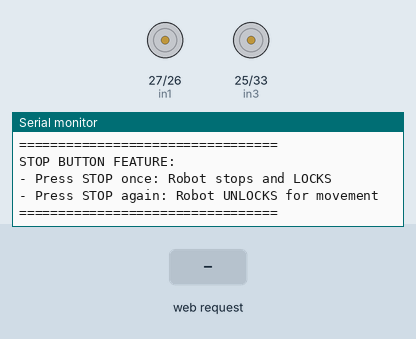
Simulated run of this sketch. Board: ESP32. On the bench: motor-driver pin pairs drawn as motors (green arrow = first pin HIGH = forward, orange = second pin HIGH = backward, longer = more drive, scaled by the enable pin), the last lines printed to the serial monitor. The test bench sets the inputs (shaded band).

Above: at 1.2 s.
1.3 s: HTTP request GET /command?cmd=f received
At 2.5 s:
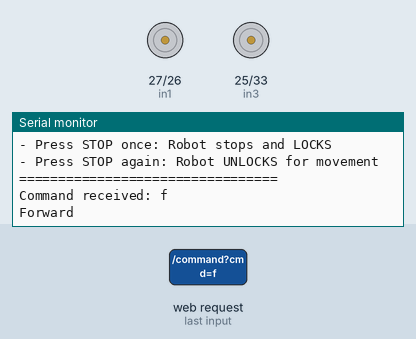
2.8 s: HTTP request GET /command?cmd=b received
At 3.9 s:
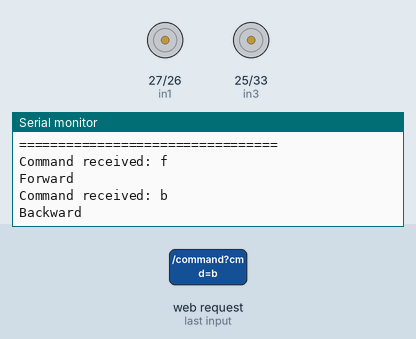
4.3 s: HTTP request GET /command?cmd=l received
At 5.0 s:
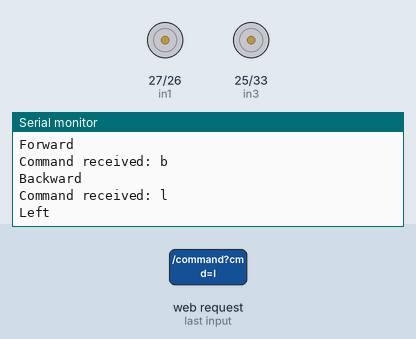
5.8 s: HTTP request GET /command?cmd=r received
At 6.1 s:
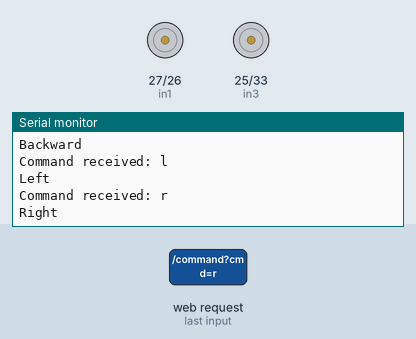

The sketch:

FREEbot_V1.ino
```cpp
#include <WiFi.h>
#include <WebServer.h>
#include <AsyncUDP.h>
#include <Arduino.h>
#include "DataParser.h"

// Change to Access Point mode instead of connecting to existing WiFi
const char* ssid = "RobotCarWifi";      // This will be the network name
const char* password = "12345678";   // Password for the network

DataParser dataParser;

const int udpPort = 12345;

// Motor pins
int in1 = 27;
int in2 = 26;
int ena = 14;
int in3 = 25;
int in4 = 33;
int enb = 32;

int Speed = 150;
int Right_speed = 0;
int Left_speed = 0;

// Flag to track if robot is stopped/locked
bool isStopped = false;

AsyncUDP udp;
WebServer server(80);

// Web page HTML with toggle stop functionality
const char index_html[] PROGMEM = R"rawliteral(
<!DOCTYPE html>
<html lang="en">
<head>
    <meta charset="UTF-8">
    <meta name="viewport" content="width=device-width, initial-scale=1.0, user-scalable=no">
    <title>Robot Car Controller</title>
    <style>
        * {
            margin: 0;
            padding: 0;
            box-sizing: border-box;
            user-select: none;
        }

        body {
            font-family: Arial, sans-serif;
            background: linear-gradient(135deg, #667eea 0%, #764ba2 100%);
            min-height: 100vh;
            display: flex;
            justify-content: center;
            align-items: center;
            padding: 20px;
        }

        .container {
            background: white;
            border-radius: 20px;
            padding: 20px;
            box-shadow: 0 20px 60px rgba(0,0,0,0.3);
            max-width: 500px;
            width: 100%;
        }

        h1 {
            text-align: center;
            color: #333;
            margin-bottom: 10px;
            font-size: 24px;
        }

        .status {
            text-align: center;
            padding: 10px;
            margin: 10px 0;
            border-radius: 10px;
            font-weight: bold;
            transition: all 0.3s;
        }

        .status.active {
            background: #d4edda;
            color: #155724;
        }

        .status.stopped {
            background: #f8d7da;
            color: #721c24;
        }

        .ip-info {
            background: #e3f2fd;
            padding: 10px;
            border-radius: 8px;
            margin: 10px 0;
            text-align: center;
            font-size: 14px;
            word-break: break-all;
        }

        .control-panel {
            margin: 20px 0;
        }

        .dpad {
            display: flex;
            flex-direction: column;
            align-items: center;
            gap: 15px;
            margin: 20px 0;
        }

        .dpad-row {
            display: flex;
            gap: 15px;
            justify-content: center;
        }

        .control-btn {
            width: 80px;
            height: 80px;
            border-radius: 50%;
            border: none;
            background: #667eea;
            color: white;
            font-size: 24px;
            font-weight: bold;
            cursor: pointer;
            transition: all 0.1s;
            box-shadow: 0 4px 10px rgba(0,0,0,0.2);
        }

        .control-btn:active {
            transform: scale(0.95);
            background: #5a67d8;
        }

        .control-btn.disabled {
            opacity: 0.5;
            cursor: not-allowed;
            background: #999;
        }

        .control-btn.disabled:active {
            transform: none;
            background: #999;
        }

        .control-btn.stop {
            background: #e74c3c;
            width: 100px;
            height: 100px;
            font-size: 20px;
        }

        .control-btn.stop.active-stop {
            background: #c0392b;
            animation: pulse 1s infinite;
        }

        @keyframes pulse {
            0% { transform: scale(1); }
            50% { transform: scale(1.05); }
            100% { transform: scale(1); }
        }

        .control-btn.stop:active {
            background: #c0392b;
        }

        .speed-control {
            margin: 20px 0;
            padding: 15px;
            background: #f8f9fa;
            border-radius: 10px;
        }

        .speed-control label {
            display: block;
            margin-bottom: 10px;
            font-weight: bold;
            color: #333;
        }

        .speed-control input {
            width: 100%;
            margin: 10px 0;
        }

        .speed-value {
            text-align: center;
            font-size: 18px;
            font-weight: bold;
            color: #667eea;
        }

        .command-log {
            background: #f8f9fa;
            border-radius: 10px;
            padding: 10px;
            margin-top: 20px;
            max-height: 150px;
            overflow-y: auto;
            font-family: monospace;
            font-size: 12px;
        }

        .instructions {
            background: #fff3cd;
            border: 1px solid #ffc107;
            border-radius: 8px;
            padding: 10px;
            margin-bottom: 15px;
            font-size: 12px;
            color: #856404;
        }

        @media (max-width: 480px) {
            .control-btn {
                width: 70px;
                height: 70px;
                font-size: 20px;
            }
            .control-btn.stop {
                width: 90px;
                height: 90px;
            }
        }
    </style>
</head>
<body>
    <div class="container">
        <h1>🤖 WiFi Robot Car</h1>
        <div id="statusDisplay" class="status active">Robot Active - Ready to Move</div>
        <div class="instructions">
            📡 Connect your phone/computer to WiFi network:<br>
            <strong>"RobotCarWifi"</strong> with password <strong>"12345678"</strong><br>
            🛑 Press STOP button once to LOCK robot in stop mode<br>
            🔄 Press STOP again to UNLOCK and resume control
        </div>
        <div class="ip-info" id="ipInfo">Loading robot IP...</div>

        <div class="control-panel">
            <div class="dpad">
                <div class="dpad-row">
                    <button id="btnForward" class="control-btn" ontouchstart="sendCommand('f')" ontouchend="sendCommand('s')"
                            onmousedown="sendCommand('f')" onmouseup="sendCommand('s')">▲<br><small>FWD</small></button>
                </div>
                <div class="dpad-row">
                    <button id="btnLeft" class="control-btn" ontouchstart="sendCommand('l')" ontouchend="sendCommand('s')"
                            onmousedown="sendCommand('l')" onmouseup="sendCommand('s')">◄<br><small>LEFT</small></button>
                    <button id="btnStop" class="control-btn stop" onclick="toggleStop()">⏹️<br><small>STOP</small></button>
                    <button id="btnRight" class="control-btn" ontouchstart="sendCommand('r')" ontouchend="sendCommand('s')"
                            onmousedown="sendCommand('r')" onmouseup="sendCommand('s')">►<br><small>RIGHT</small></button>
                </div>
                <div class="dpad-row">
                    <button id="btnBackward" class="control-btn" ontouchstart="sendCommand('b')" ontouchend="sendCommand('s')"
                            onmousedown="sendCommand('b')" onmouseup="sendCommand('s')">▼<br><small>BACK</small></button>
                </div>
            </div>

            <div class="speed-control">
                <label>Speed Control</label>
                <input type="range" id="speedSlider" min="0" max="255" value="150" onchange="updateSpeed()">
                <div class="speed-value">Speed: <span id="speedValue">150</span></div>
            </div>
        </div>

        <div class="command-log">
            <strong>📋 Command Log</strong><br>
            <div id="logContent">Ready to control...</div>
        </div>
    </div>

    <script>
        let currentSpeed = 150;
        let isLocked = false;

        // Get robot IP
        fetch('/ip')
            .then(response => response.text())
            .then(ip => {
                document.getElementById('ipInfo').innerHTML = '🌐 Robot IP: http://' + ip;
            })
            .catch(() => {
                document.getElementById('ipInfo').innerHTML = '🌐 Robot IP: http://192.168.4.1';
            });

        // Function to toggle stop lock
        function toggleStop() {
            fetch('/toggleStop')
                .then(response => response.text())
                .then(status => {
                    if (status === 'stopped') {
                        isLocked = true;
                        addToLog('🔒 Robot STOPPED and LOCKED - Press STOP again to unlock');
                        document.getElementById('statusDisplay').className = 'status stopped';
                        document.getElementById('statusDisplay').innerHTML = '🔴 STOPPED - Robot Locked';
                        document.getElementById('btnStop').classList.add('active-stop');

                        // Disable movement buttons visually
                        document.getElementById('btnForward').classList.add('disabled');
                        document.getElementById('btnBackward').classList.add('disabled');
                        document.getElementById('btnLeft').classList.add('disabled');
                        document.getElementById('btnRight').classList.add('disabled');
                    } else {
                        isLocked = false;
                        addToLog('🔓 Robot UNLOCKED - Ready to move');
                        document.getElementById('statusDisplay').className = 'status active';
                        document.getElementById('statusDisplay').innerHTML = 'Robot Active - Ready to Move';
                        document.getElementById('btnStop').classList.remove('active-stop');

                        // Enable movement buttons
                        document.getElementById('btnForward').classList.remove('disabled');
                        document.getElementById('btnBackward').classList.remove('disabled');
                        document.getElementById('btnLeft').classList.remove('disabled');
                        document.getElementById('btnRight').classList.remove('disabled');
                    }
                });
        }

        function sendCommand(direction) {
            // Check current stop status before sending
            fetch('/getStopStatus')
                .then(response => response.text())
                .then(status => {
                    if (status === 'stopped' && direction !== 's') {
                        addToLog('❌ Robot is LOCKED - Press STOP to unlock first');
                        return;
                    }

                    let command = direction;
                    if (direction !== 's') {
                        command = direction + ',' + currentSpeed;
                    } else {
                        command = 's,0';
                    }

                    fetch('/command?cmd=' + encodeURIComponent(command))
                        .then(response => response.text())
                        .then(data => {
                            if (direction !== 's') {
                                addToLog('Sent: ' + command);
                            }
                        })
                        .catch(err => {
                            addToLog('Error: ' + err);
                        });
                });
        }

        function updateSpeed() {
            currentSpeed = parseInt(document.getElementById('speedSlider').value);
            document.getElementById('speedValue').innerText = currentSpeed;

            fetch('/speed?value=' + currentSpeed)
                .then(response => response.text())
                .then(data => {
                    addToLog('Speed set to: ' + currentSpeed);
                });
        }

        function addToLog(message) {
            const logDiv = document.getElementById('logContent');
            const time = new Date().toLocaleTimeString();
            logDiv.innerHTML = '[' + time + '] ' + message + '<br>' + logDiv.innerHTML;

            let lines = logDiv.innerHTML.split('<br>');
            if (lines.length > 10) {
                logDiv.innerHTML = lines.slice(0, 10).join('<br>');
            }
        }

        // Get initial stop status on page load
        function updateInitialStatus() {
            fetch('/getStopStatus')
                .then(response => response.text())
                .then(status => {
                    if (status === 'stopped') {
                        isLocked = true;
                        document.getElementById('statusDisplay').className = 'status stopped';
                        document.getElementById('statusDisplay').innerHTML = '🔴 STOPPED - Robot Locked';
                        document.getElementById('btnStop').classList.add('active-stop');
                        document.getElementById('btnForward').classList.add('disabled');
                        document.getElementById('btnBackward').classList.add('disabled');
                        document.getElementById('btnLeft').classList.add('disabled');
                        document.getElementById('btnRight').classList.add('disabled');
                    }
                });
        }

        // Keyboard controls
        document.addEventListener('keydown', function(event) {
            const key = event.key.toLowerCase();
            let command = null;

            switch(key) {
                case 'arrowup':
                case 'w':
                    command = 'f';
                    event.preventDefault();
                    break;
                case 'arrowdown':
                case 's':
                    command = 'b';
                    event.preventDefault();
                    break;
                case 'arrowleft':
                case 'a':
                    command = 'l';
                    event.preventDefault();
                    break;
                case 'arrowright':
                case 'd':
                    command = 'r';
                    event.preventDefault();
                    break;
                case ' ':
                case 'x':
                    toggleStop();
                    event.preventDefault();
                    return;
            }

            if (command) {
                sendCommand(command);
                if (command !== 's') {
                    const releaseHandler = function(e) {
                        if (e.key.toLowerCase() === key) {
                            sendCommand('s');
                            document.removeEventListener('keyup', releaseHandler);
                        }
                    };
                    document.addEventListener('keyup', releaseHandler);
                }
            }
        });

        // Initialize status on page load
        updateInitialStatus();
    </script>
</body>
</html>
)rawliteral";

void setup() {
  Serial.begin(115200);

  // Motor pin setup
  pinMode(in1, OUTPUT);
  pinMode(in2, OUTPUT);
  pinMode(ena, OUTPUT);
  pinMode(in3, OUTPUT);
  pinMode(in4, OUTPUT);
  pinMode(enb, OUTPUT);

  Stop();

  // Start Access Point (ESP32 creates its own WiFi network)
  Serial.println("Starting Access Point...");
  WiFi.softAP(ssid, password);

  Serial.println("Access Point Started");
  Serial.print("Network Name (SSID): ");
  Serial.println(ssid);
  Serial.print("Password: ");
  Serial.println(password);
  Serial.print("Robot IP Address: ");
  Serial.println(WiFi.softAPIP());

  // Setup web server routes
  server.on("/", []() {
    server.send(200, "text/html", index_html);
  });

  // Command endpoint - respects stop lock
  server.on("/command", []() {
    if (server.hasArg("cmd")) {
      String command = server.arg("cmd");
      Serial.print("Command received: ");
      Serial.println(command);

      // Check if robot is stopped/locked - only allow stop command when locked
      int commaIndex = command.indexOf(',');
      String direction;

      if (commaIndex > 0) {
        direction = command.substring(0, commaIndex);
      } else {
        direction = command;
      }

      // If robot is stopped and command is not stop, reject it
      if (isStopped && direction != "s") {
        Serial.println("Command rejected - robot is locked");
        server.send(403, "text/plain", "Robot is locked");
        return;
      }

      int speedValue = Speed;

      if (commaIndex > 0) {
        direction = command.substring(0, commaIndex);
        speedValue = command.substring(commaIndex + 1).toInt();
        if (direction != "s") {
          Speed = speedValue;
          Left_speed = Speed;
          Right_speed = Speed;
        }
      } else {
        direction = command;
      }

      if (direction == "f") {
        forward(Left_speed, Right_speed);
        Serial.println("Forward");
      }
      else if (direction == "b") {
        backward(Left_speed, Right_speed);
        Serial.println("Backward");
      }
      else if (direction == "l") {
        left(Left_speed, Right_speed);
        Serial.println("Left");
      }
      else if (direction == "r") {
        right(Left_speed, Right_speed);
        Serial.println("Right");
      }
      else if (direction == "s") {
        Stop();
        Serial.println("Stop");
      }

      server.send(200, "text/plain", "OK");
    } else {
      server.send(400, "text/plain", "Missing command");
    }
  });

  // Toggle stop lock endpoint
  server.on("/toggleStop", []() {
    isStopped = !isStopped;
    if (isStopped) {
      Stop();  // Ensure motors are stopped when locking
      Serial.println("Robot STOPPED and LOCKED");
      server.send(200, "text/plain", "stopped");
    } else {
      Serial.println("Robot UNLOCKED - Ready to move");
      server.send(200, "text/plain", "active");
    }
  });

  // Get stop status endpoint
  server.on("/getStopStatus", []() {
    if (isStopped) {
      server.send(200, "text/plain", "stopped");
    } else {
      server.send(200, "text/plain", "active");
    }
  });

  server.on("/speed", []() {
    if (server.hasArg("value")) {
      Speed = server.arg("value").toInt();
      Left_speed = Speed;
      Right_speed = Speed;
      Serial.print("Speed set to: ");
      Serial.println(Speed);
      server.send(200, "text/plain", "OK");
    } else {
      server.send(400, "text/plain", "Missing speed value");
    }
  });

  server.on("/ip", []() {
    server.send(200, "text/plain", WiFi.softAPIP().toString());
  });

  server.begin();
  Serial.println("Web server started");
  Serial.println("=================================");
  Serial.println("TO CONTROL THE ROBOT:");
  Serial.println("1. On your phone/computer, look for WiFi network: RobotCarWifi");
  Serial.println("2. Connect with password: 12345678");
  Serial.println("3. Open browser and go to: http://192.168.4.1");
  Serial.println("=================================");
  Serial.println("STOP BUTTON FEATURE:");
  Serial.println("- Press STOP once: Robot stops and LOCKS");
  Serial.println("- Press STOP again: Robot UNLOCKS for movement");
  Serial.println("=================================");

  // UDP setup (optional)
  if(udp.listen(udpPort)) {
    udp.onPacket([](AsyncUDPPacket packet) {
      String IncomingData = (char*)packet.data();
      dataParser.parseData(IncomingData, ',');
      // Only process UDP commands if not stopped
      if (!isStopped) {
        Speed = (dataParser.getField(1)).toInt();
        Left_speed = Speed;
        Right_speed = Speed;
      }
    });
  }
}

void loop() {
  server.handleClient();

  // Only process UDP commands if robot is not stopped/locked
  if (!isStopped) {
    if(dataParser.getField(0) == "f") {
      forward(Left_speed, Right_speed);
    }
    else if(dataParser.getField(0) == "b") {
      backward(Left_speed, Right_speed);
    }
    else if(dataParser.getField(0) == "l") {
      left(Left_speed, Right_speed);
    }
    else if(dataParser.getField(0) == "r") {
      right(Left_speed, Right_speed);
    }
    else if(dataParser.getField(0) == "s") {
      Stop();
    }
  }
}

void right(int left_speed, int right_speed) {
  digitalWrite(in1, HIGH);
  digitalWrite(in2, LOW);
  digitalWrite(in3, HIGH);
  digitalWrite(in4, LOW);
  analogWrite(ena, left_speed);
  analogWrite(enb, right_speed);
}

void left(int left_speed, int right_speed) {
  digitalWrite(in1, LOW);
  digitalWrite(in2, HIGH);
  digitalWrite(in3, LOW);
  digitalWrite(in4, HIGH);
  analogWrite(ena, left_speed);
  analogWrite(enb, right_speed);
}

void backward(int left_speed, int right_speed) {
  digitalWrite(in1, HIGH);
  digitalWrite(in2, LOW);
  digitalWrite(in3, LOW);
  digitalWrite(in4, HIGH);
  analogWrite(ena, left_speed);
  analogWrite(enb, right_speed);
}

void forward(int left_speed, int right_speed) {
  digitalWrite(in1, LOW);
  digitalWrite(in2, HIGH);
  digitalWrite(in3, HIGH);
  digitalWrite(in4, LOW);
  analogWrite(ena, left_speed);
  analogWrite(enb, right_speed);
}

void Stop() {
  digitalWrite(in1, LOW);
  digitalWrite(in2, LOW);
  digitalWrite(in3, LOW);
  digitalWrite(in4, LOW);
  analogWrite(ena, 0);
  analogWrite(enb, 0);
}
```

Source omitted: DataParser.cpp (847 bytes), DataParser.h (385 bytes)

Measured:
- after the input at 1.3 s, the serial monitor: prints a new line at once (image 1)
- after the input at 2.8 s, the serial monitor: prints a new line at once (image 2)
- after the input at 4.3 s, the serial monitor: prints a new line at once (image 3)
- after the input at 5.8 s, the serial monitor: prints a new line at once (image 4)
